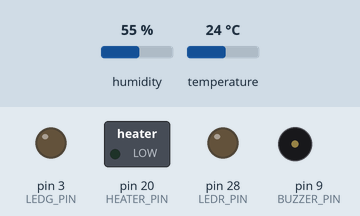
The sketch below on a simulated Arduino Mega 2560, built with avr-gcc and run on an emulated ATmega2560. Parts: switched loads named in the sketch (green lamp = pin HIGH), output pins drawn as LEDs (lit = HIGH), buzzer (waves = sounding, pin HIGH). Inputs (shaded band) come from the test bench; at power-on: temperature 24 °C, humidity 55 %. What the sketch prints to the serial monitor is not drawn.

Above: at 0.1 s.
At 4.8 s:
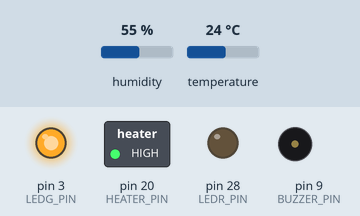
4.9 s: temperature set to 28 °C
9.5 s: temperature set to 33 °C
Timing chart, 0 to 12.5 s (numbered marks = the images above; inputs shaded):
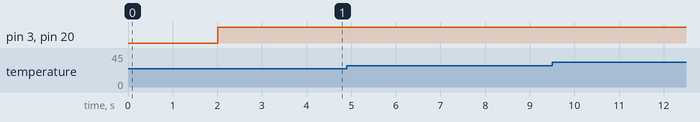

The sketch:

Code.ino
```cpp
#include "DHT.h"

#define DHTPIN 5
#define DHTTYPE DHT22
#define HEATER_PIN 20
#define LEDR_PIN  28
#define LEDG_PIN 3
#define BUZZER_PIN 9

DHT dht(DHTPIN, DHTTYPE);

#define DHT22_PIN 5


float T0=25;
float T1=30;
float T2=40;
float T3=50;


void setup() {
  Serial.begin(9600);
  Serial.println(F("DHTxx test!"));
  pinMode(HEATER_PIN,OUTPUT);
  digitalWrite(HEATER_PIN,LOW);
  pinMode(LEDG_PIN,OUTPUT);
  pinMode(LEDR_PIN,OUTPUT);
  pinMode(BUZZER_PIN,OUTPUT);


  dht.begin();
}

void loop() {

  delay(2000);
  float t;
  t =dht.readTemperature();


  if (isnan(t)) {
    Serial.println("Failed to read from DHT sensor!");
    return;
  }
  Serial.print(("%  Temperature: "));
  Serial.print(t);
  Serial.print(F("°C "));

  if (t<=T0)
  {
  Serial.print("idle,HEATER ON");
  digitalWrite (HEATER_PIN, HIGH);
  digitalWrite(LEDG_PIN, HIGH);

  }

  else if(t<T1)
  {
    Serial.print("STABILIZING,HEATER ON");
    digitalWrite(HEATER_PIN, HIGH);
    digitalWrite(LEDG_PIN,HIGH);
  }
  else if(t,T3)
  {
    Serial.print("HEATING,HEATER ON");
    digitalWrite(HEATER_PIN,HIGH);
  }
  else if(t>T2)
  {
  Serial.print("OVER HEATING,HEATER OFF");
  digitalWrite(HEATER_PIN,LOW);
  digitalWrite(LEDR_PIN,HIGH);
  digitalWrite(BUZZER_PIN,HIGH);

  }


}
```

Measured:
- after the input at 4.9 s, every drawn part: stays the same
- after the input at 9.5 s, every drawn part: stays the same
